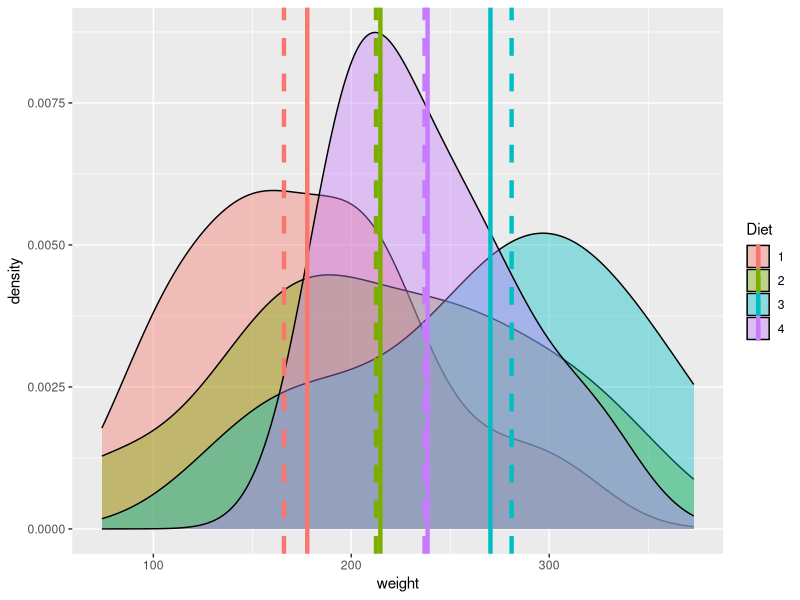
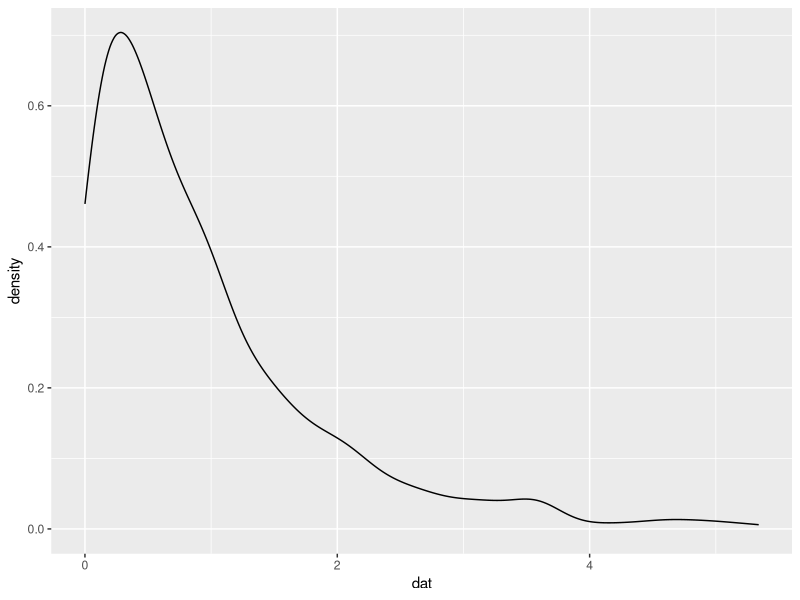

Write the R code that produced these figures, in order. (Note: this script raises an error after producing the figures.)
# Dat_1.R
# The First day of the stats class 
# Purpose: to practice some of the concepts that we will encounter
# 12 April 2018

#Set-up

library(tidyverse)
library(tibble)

# Integers ----------------------------------------------------------------

#Generate integer data
Integer_r <- as.integer(seq(5, 14, by = 1))

#List data
Integer_r 

#summarise data
summary(Integer_r)


# Continuous --------------------------------------------------------------

#Generate a sequence of numeric values
numeric_r <- seq(23, 43, length.out = 10)


# Dates -------------------------------------------------------------------

as.Date("2005-12-31") - as.Date("2005-12-12")
# or
dates_r <- seq(as.Date("2005-12-16"), as.Date("2005-12-25"), by = "day")
#summarise data
summary(dates_r)


# Dataframes --------------------------------------------------------------

#Create  the base dataframe
df_r <- data.frame(integers = Integer_r,
                   numeric = numeric_r,
                   dates = dates_r)
#Then upgrade it to a tibble
df_r <- as_tibble(df_r)
summary(df_r)


# Categories --------------------------------------------------------------


#Electronics
elec_r <- as.factor(c("laptops",
                      "desktops", 
                      "cell phones"))

#People
people_r <- as.factor(c("funny",
                        "beautiful pepole",
                        "beanies"))

#Colours
colour_r <- as.factor(c("red","blue"))


# Ordianal data -----------------------------------------------------------

#Here we still have qualitative data
#bit with some sort of order

colour_qual <- ordered(c("blue", "green",
                         "yellow", "orange",
                         "red"),
                       levels = c("blue", "green",
                                  "yellow", "orange",
                                  "red"))


# Binary ------------------------------------------------------------------

#These are generally represented as : TRUE or FALSE
binary_r <- c(TRUE, FALSE, TRUE, TRUE)
summary(binary_r)


# Characters --------------------------------------------------------------

sites_r <- c("Yztervarkpunt", "Betty's Bay",
             "Gamsbaai", "Sea Point")


# Missing values ----------------------------------------------------------

# Number of eggs recorded in a nest

# The NA shows a nest that was not able to be sampled
chicks_nest <- c(3, 2, 0, 10, 5, 6, 8, 2, 4, NA)

# summarize data
summary(chicks_nest)

#mean
mean(chicks_nest)

#standard deviation
sd(chicks_nest)


# Viewing Data ------------------------------------------------------------

#List data
ChickWeight

#summarized data
summary(ChickWeight)

#to view either the top or bottom of the dataset use head or tail and the number of values to display

head(ChickWeight, 15)

tail(ChickWeight, 15)


# Descriptive statistics --------------------------------------------------

# First create a dataframe
chicks <- as_tibble(ChickWeight)

#Count the data
chicks %>%
  summarise(chicken_count = n())

#or
nrow(chicks)


# Measures of central tendancy --------------------------------------------

#Calculate mean weight
chicks %>%
  summarise(mean_weight = mean(weight))

#be more specific
central_chicks <- chicks %>%
  filter(Time == 21) %>%
  group_by(Diet) %>%
  summarise(mean_weight = mean(weight), 
            median_weight = median(weight))

#Visualize the density of the data
ggplot(data = filter(chicks, Time == 21),
       aes (x = weight, fill = Diet)) +
  geom_density(alpha = 0.4) +
  geom_vline(data = central_chicks,
             aes(xintercept =mean_weight,
                 colour =Diet), size = 1.5) +
  geom_vline(data = central_chicks,
             aes(xintercept =median_weight,
                 colour =Diet), size = 1.5, linetype = "dashed")
# Wo!Such plot. Many lines. Good job :)

# Skewness ----------------------------------------------------------------

#calculate the numeric value

library(e1071)

#Compare difference in mean and median against skewness

chicks %>%
  filter(Time == 21) %>%
  group_by(Diet) %>%
  summarise(mean_weight = mean(weight), 
            median_weight = median(weight),
            skew_weight = skewness(weight))


# kurtosis ----------------------------------------------------------------

chicks %>%
  filter(Time == 21) %>%
  group_by(Diet) %>%
  summarise(mean_weight = mean(weight), 
            median_weight = median(weight),
            skew_weight = skewness(weight),
            kurt_weight =kurtosis(weight))

#Kurtosis has no tails

exp_r <- data.frame(dat =rexp(n = 500),
                    sample = "A")

ggplot(data = exp_r, aes(x = dat)) +
  geom_density()

kurtosis(exo_r$dat)

# Measures of variablity --------------------------------------------------

#Below is a summary of many different statistical properties

weight_summary <- chicks %>%
  filter(Time == 21) %>%
  group_by(Diet) %>%
  summarise(mean_weight = mean(weight), 
            median_weight = median(weight),
            weight_variance = var(weight),
            weight_sd = sd(weight),
            weight_min =min(weight),
            weight_quart1 = quantile(weight, 0.25),
            weight_quart2 = quantile(weight, 0.5),
            weight_quart3 = quantile(weight, 0.75))




